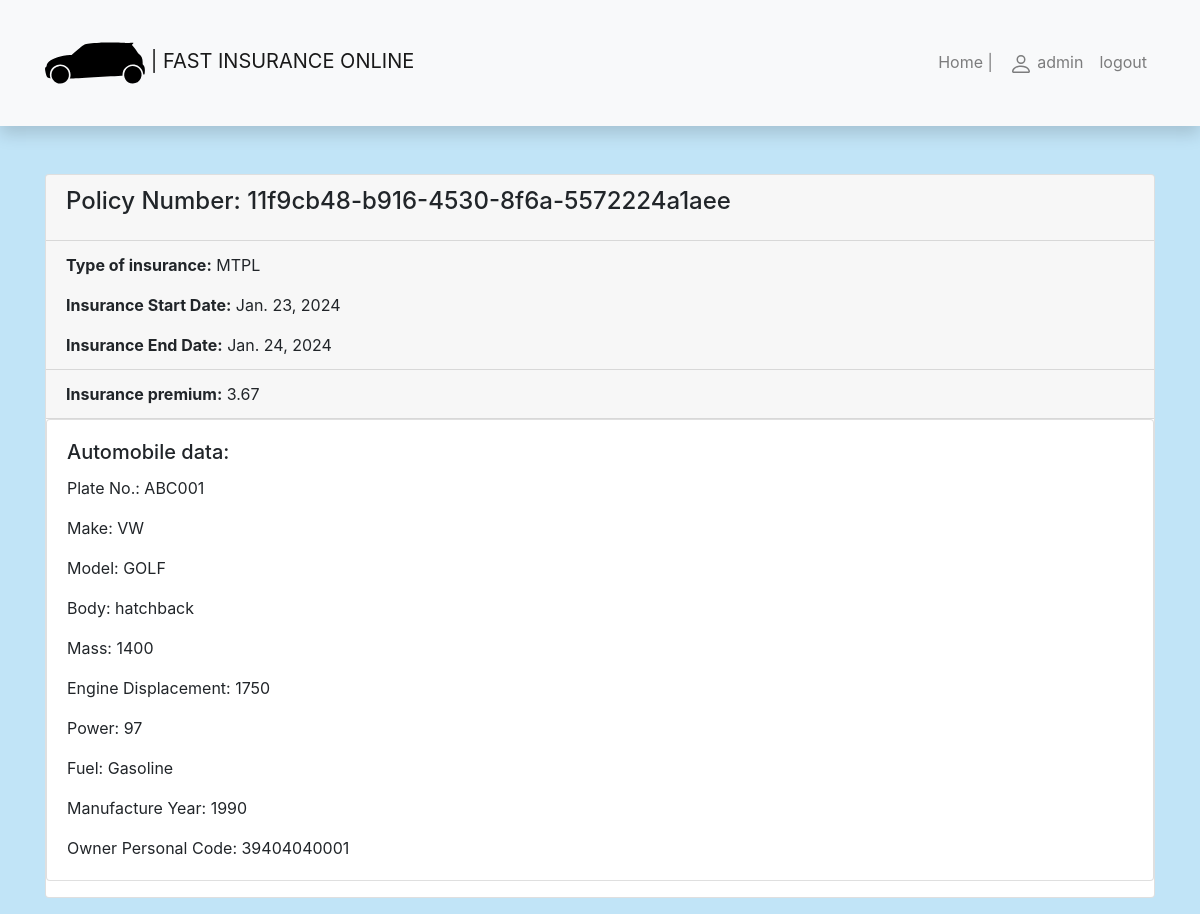
Page /insurance/my-policies/11f9cb48-b916-4530-8f6a-5572224a1aee (signed in) on the committed database.
### insurance/models.py (models this page shows, shortened)
class Policy(models.Model):
    policyholder = models.ForeignKey('Policyholder', related_name='policies', on_delete=models.SET_NULL, null=True,
                                     blank=True)
    policy_number = models.UUIDField(primary_key=True, default=uuid.uuid4, help_text="Unique policy number.")
    start_date = models.DateField()
    end_date = models.DateField()
    policy_duration = models.IntegerField(default=365)
    policy_type = models.CharField(max_length=255)
    insurance_premium = models.FloatField()

class MTPLData(models.Model):
    policy = models.OneToOneField('Policy', on_delete=models.CASCADE)
    driver_experience = models.IntegerField(default=10)
    car = models.ForeignKey('Car', related_name='mtpl_policies', on_delete=models.CASCADE, default=1)

class Car(models.Model):
    plate_number = models.CharField(max_length=10, unique=True)
    make = models.CharField(max_length=30)
    model = models.CharField(max_length=30)
    body = models.CharField(max_length=10, null=True)
    mass = models.IntegerField(null=True)
    engine_displacement = models.IntegerField(null=True)
    power = models.IntegerField()  # kw
    fuel = models.CharField(max_length=8, null=True)
    manufacture_year = models.IntegerField(null=True)
    owner_personal_code = models.CharField(max_length=11)

### insurance/views.py (the view)
# urls.py: path("my-policies/<uuid:pk>", views.PolicyDetailView.as_view(), name="policy-one"),
class PolicyDetailView(LoginRequiredMixin, generic.DetailView):
    model = Policy
    context_object_name = "policy"
    template_name = "policy_detail.html"
    def get_context_data(self, **kwargs):
        context = super().get_context_data(**kwargs)
        context["today"] = date.today()
        return context

### insurance/templates/policy_detail.html (shortened to what this page needs)
{% extends "base.html" %}
{% block content %}
<div class="card mb-3">
    <div class="card-header">
        <h4 class="card-title">Policy Number: {{ policy.policy_number }}</h4>
    </div>
    <div class="card-header">
        <p class="card-text"><strong>Type of insurance:</strong> {{ policy.policy_type }}</p>
        <p class="card-text"><strong>Insurance Start Date:</strong> {{ policy.start_date }}</p>
        <p class="card-text"><strong>Insurance End Date:</strong> {{ policy.end_date }} </p>
    </div>
    <div class="card-header">
        <p class="card-text"><strong>Insurance premium:</strong> {{ policy.insurance_premium }} </p>
    </div>
    {% if policy.policy_type == "CASCO" %}
        <div class="card mb-3">
            <div class="card-body">
                <h5 class="card-title">Automobile data:
                </h5>
                <p class="card-text">Plate No.: {{ policy.cascodata.car.plate_number }}</p>
                <p class="card-text">Make: {{ policy.cascodata.car.make }}</p>
                <p class="card-text">Model: {{ policy.cascodata.car.model }}</p>
                <p class="card-text">Body: {{ policy.cascodata.car.body }}</p>
                <p class="card-text">Mass: {{ policy.cascodata.car.mass }}</p>
                <p class="card-text">Engine Displacement: {{ policy.cascodata.car.engine_displacement }}</p>
                <p class="card-text">Power: {{ policy.cascodata.car.power }}</p>
                <p class="card-text">Fuel: {{ policy.cascodata.car.fuel }}</p>
                <p class="card-text">Manufacture Year: {{ policy.cascodata.car.manufacture_year }}</p>
                <p class="card-text">Owner Personal Code: {{ policy.cascodata.car.owner_personal_code }}</p>
            </div>
        </div>
    {% elif policy.policy_type == "MTPL" %}
        <div class="card mb-3">
            <div class="card-body">
                <h5 class="card-title">Automobile data:
                </h5>
                <p class="card-text">Plate No.: {{ policy.mtpldata.car.plate_number }}</p>
                <p class="card-text">Make: {{ policy.mtpldata.car.make }}</p>
                <p class="card-text">Model: {{ policy.mtpldata.car.model }}</p>
                <p class="card-text">Body: {{ policy.mtpldata.car.body }}</p>
                <p class="card-text">Mass: {{ policy.mtpldata.car.mass }}</p>
                <p class="card-text">Engine Displacement: {{ policy.mtpldata.car.engine_displacement }}</p>
                <p class="card-text">Power: {{ policy.mtpldata.car.power }}</p>
                <p class="card-text">Fuel: {{ policy.mtpldata.car.fuel }}</p>
                <p class="card-text">Manufacture Year: {{ policy.mtpldata.car.manufacture_year }}</p>
                <p class="card-text">Owner Personal Code: {{ policy.mtpldata.car.owner_personal_code }}</p>
            </div>
        </div>
    {% else %}
    <p>This is property policy.</p>
    {% endif %}
</div>
{% endblock %}

### insurance/templates/base.html (shortened to what this page needs)
<!DOCTYPE html>
<html lang="en">
<head>
    <link
            rel="stylesheet"
            href="https://stackpath.bootstrapcdn.com/bootstrap/4.1.3/css/bootstrap.min.css"
    />
    <link
            rel="stylesheet"
            href="https://cdnjs.cloudflare.com/ajax/libs/font-awesome/4.7.0/css/font-awesome.min.css"
    />
    {% load static %}
    <link rel="stylesheet" href="{% static 'css/styles.css' %}"/>
</head>
<body>
<nav
        class="navbar navbar-expand-lg navbar-light bg-light static-top mb-5 shadow"
>
    <div class="container">
        <a class="navbar-brand" href="{% url 'index' %}">
            | FAST INSURANCE ONLINE</a>
        <div class="collapse navbar-collapse" id="navbarResponsive">
            <ul class="navbar-nav ml-auto">
                <li class="nav-item">
                    <a class="nav-link" href="{% url 'index' %}">Home |</a>
                </li>
                {% if user.is_authenticated %}
                <li class="nav-item"><a class="nav-link" href="{% url 'profile-url' %}">
                    {{ user }}</a></li>
                <li class="nav-item"><a class="nav-link" href="{% url 'logout' %}?next=/insurance">logout</a>
                {% endif %}
            </ul>
        </div>
    </div>
</nav>
<div class="container">{% block content %}{% endblock %}</div>
</body>
</html>

### insurance/static/css/styles.css (style rules this page uses)
body { background-color: #c1e4f7; }

### rows in the picture
Policy: policy_number "11f9cb48-b916-4530-8f6a-5572224a1aee", policy_type "MTPL", start_date "Jan. 23, 2024", end_date "Jan. 24, 2024", insurance_premium "3.67", mtpldata.car.plate_number "ABC001", mtpldata.car.make "VW", mtpldata.car.model "GOLF", mtpldata.car.body "hatchback", mtpldata.car.mass "1400", mtpldata.car.engine_displacement "1750", mtpldata.car.power "97", mtpldata.car.fuel "Gasoline", mtpldata.car.manufacture_year "1990", mtpldata.car.owner_personal_code "39404040001"

### other values in the picture
{{ user }} "admin"
